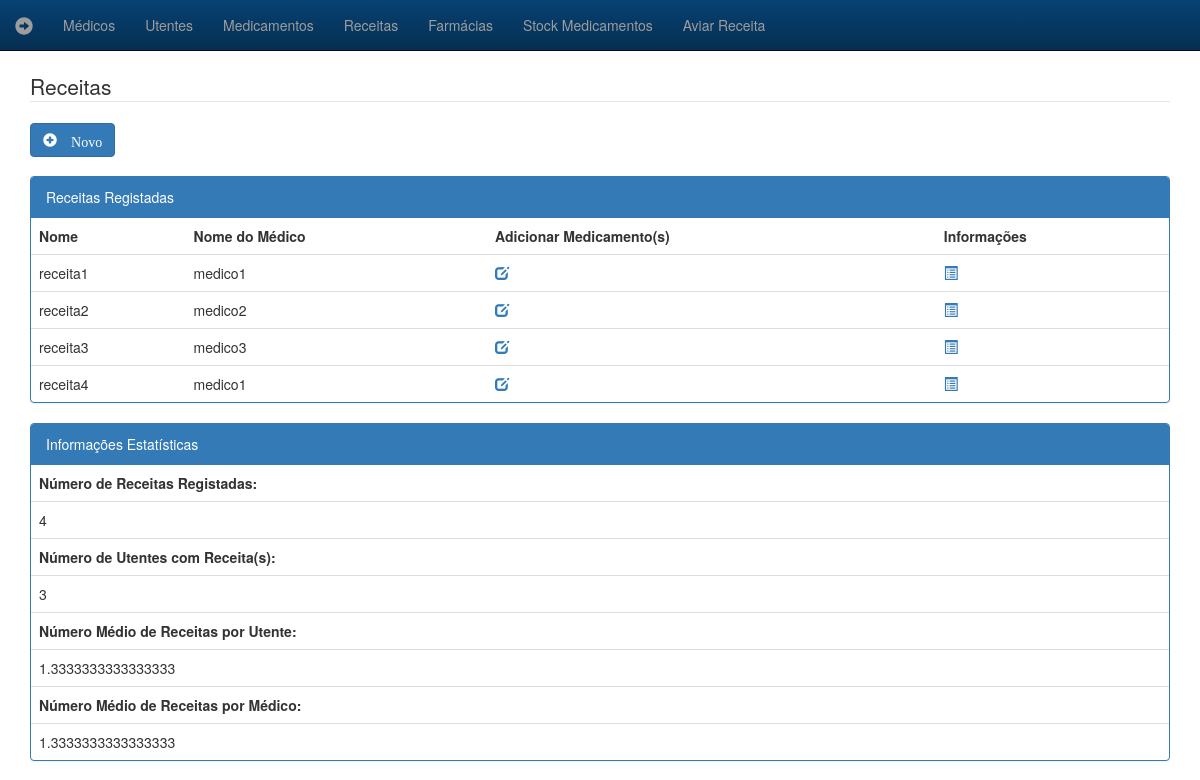
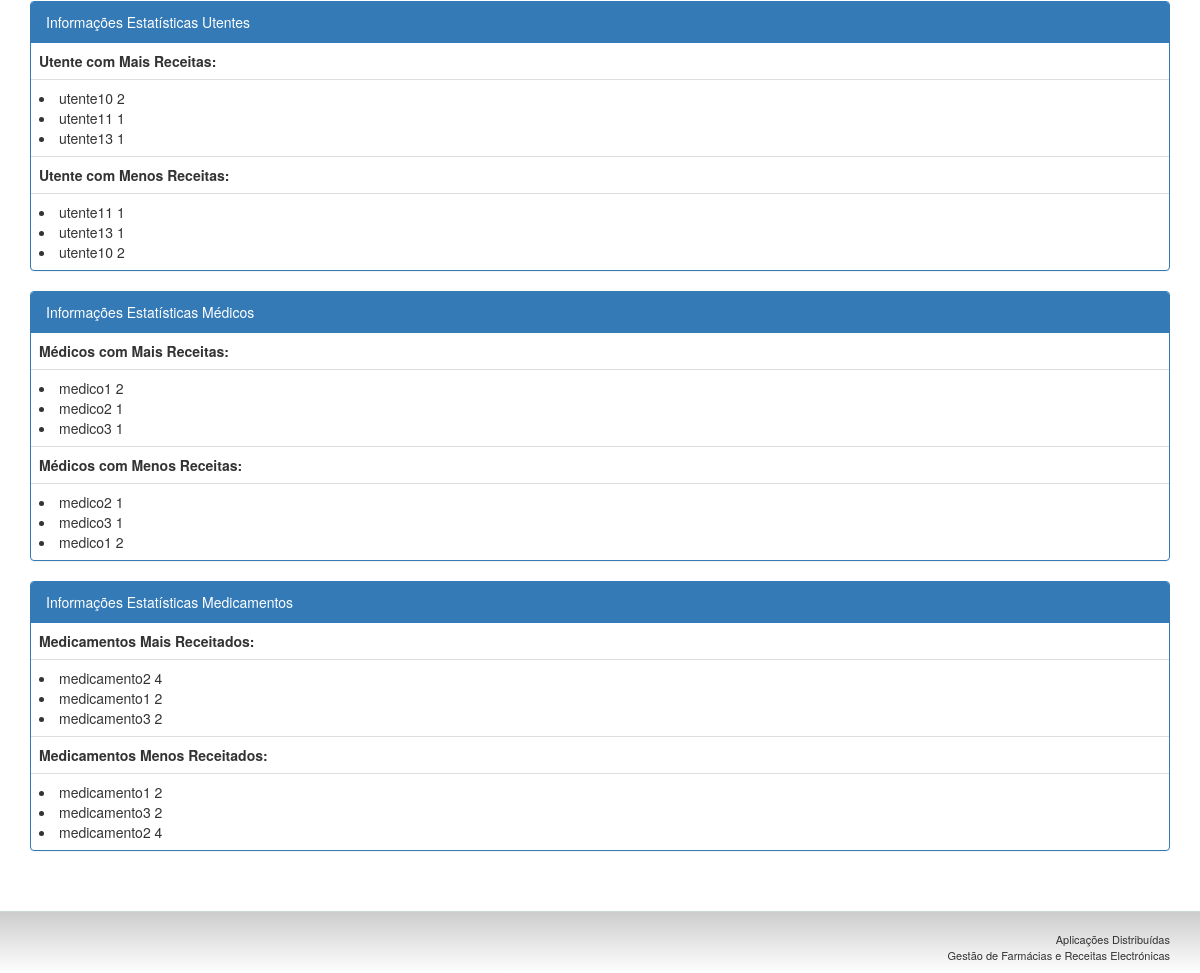
/receitas, run on the app's committed database (2 pictures, top to bottom).
### coredrca/models.py (models this page shows, shortened)
class Receita(models.Model):
    nome = models.CharField(max_length=30, primary_key=True)
    idMedico = models.ForeignKey(Medico, Medico)
    idUtente = models.ForeignKey(Utente, Utente)

class Medico(models.Model):
    nome = models.CharField(validators=[validate_domainonly_nome],max_length=30, primary_key=True)
    morada = models.CharField(max_length=150)
    telefone = models.CharField(max_length=15)
    especialidade = models.CharField(max_length=130)
    def __str__(self):
        return self.nome

### coredrca/views.py (the view)
# urls.py: url(r'^receitas$', views.receitas, name='receita'),
def receitas(request):
    template = loader.get_template('receitas.html')
    receitas = Receita.objects.all()
    numR = Receita.objects.aggregate(numR=Count('nome', distinct=True))
    numRec = numR.values()
    numU=Receita.objects.aggregate(num=Count('idUtente', distinct=True))
    numUte = (numU).values()
    MedRU = float(numR['numR'])/float(numU['num'])
    numReU=Receita.objects.values('idUtente').annotate(count=Count("idUtente"))
    nReUte=numReU.order_by('-count')
    numReUt=list(nReUte)
    numReUte=numReUt[0:3]
    nReUteMenos = numReU.order_by('count')
    numReUt = list(nReUteMenos)
    numReUteMe = numReUt[0:3]
    numReMedi = Receita.objects.values('idMedico').annotate(count=Count("idMedico"))
    nReMe = numReMedi.order_by('-count')
    numReM = list(nReMe)
    numReMedico = numReM[0:3]
    nReMeMenos = numReMedi.order_by('count')
    numReMen = list(nReMeMenos)
    numReMedicMenos = numReMen[0:3]
    numReMedicamen = MedReceita.objects.values('nome').annotate(count=Sum("quant"))
    numReMedica = numReMedicamen.order_by('-count')
    numReMedicam = list(numReMedica)
    numReMedicamento = numReMedicam[0:3]
    nReMediMenos = numReMedicamen.order_by('count')
    numReMenMedi = list(nReMediMenos)
    numReMedicaMenos = numReMenMedi[0:3]
    numM = Receita.objects.aggregate(num=Count('idMedico', distinct=True))
    MedRM = float(numR['numR']) / float(numM['num'])
    context = {'receitas':receitas, 'numRec':numRec, 'numUte':numUte, 'MedRU':MedRU, 'numReUte':numReUte, 'numReUteMe':numReUteMe, 'numReMedico':numReMedico, 'numReMedicMenos':numReMedicMenos, 'numReMedicamento':numReMedicamento, 'numReMedicaMenos':numReMedicaMenos, 'MedRM':MedRM}
    return HttpResponse(template.render(context))

### coredrca/templates/receitas.html (shortened to what this page needs)
{% extends "base.html" %}
{% block conteudo %}
      <legend>Receitas</legend>
        <div class="row">
          <div class="col-md-2">
            <a href="cadastro-receitas.html"><button type="button" class="btn btn-primary glyphicon glyphicon-plus-sign"> Novo </button></a>
</div>
        </div>
        <div class="row">
          <div class="col-md-12">
          <br>
            <div class="panel panel-primary">
              <div class="panel-heading">Receitas Registadas</div>
              <table class="table">
                  <tr>
                    <th>Nome</th>
                    <th>Nome do Médico</th>
                    <th>Adicionar Medicamento(s)</th>
                    <th>Informações</th>
                  </tr>
                  {%for receita in receitas%}
                  <tr>
                    <td>{{receita.nome}}</td>
                    <td>{{receita.idMedico}}</td>
                    <td ><a href="cadastro-medrec.html" class="glyphicon glyphicon-edit"></a></td>
                    <td ><a href="{% url 'inforec' nome=receita.nome %}"class="glyphicon glyphicon-list-alt"></a></td>
                  </tr>
                  {% endfor %}
              </table>
            </div>
          </div>
        </div>
<div class="row">
          <div class="col-md-12">
            <div class="panel panel-primary">
              <div class="panel-heading">Informações Estatísticas</div>
              <table class="table">
                  <tr>
                    <th>Número de Receitas Registadas:</th>
                  </tr>
    {%for numRec in numRec%}
                  <tr>
                    <td>
                        {{numRec}}
                    </td>
                  </tr>
            {% endfor %}
                  <tr>
                    <th>Número de Utentes com Receita(s):</th>
                  </tr>
    {%for numUte in numUte%}
                  <tr>
                    <td>
                    {{numUte}}
                    </td>
                  </tr>
            {% endfor %}
                   <tr>
                    <th>Número Médio de Receitas por Utente:</th>
                  </tr>
                  <tr>
                    <td>
                    {{MedRU}}
                    </td>
                  </tr>
                <tr><th>Número Médio de Receitas por Médico:</th></tr>
                  <tr><td>{{MedRM}}</td></tr>
              </table>
 </div>
          </div> </div>
<div class="row">
          <div class="col-md-12">
            <div class="panel panel-primary">
              <div class="panel-heading">Informações Estatísticas Utentes</div>
              <table class="table">
                   <tr>
                    <th>Utente com Mais Receitas:</th>
                  </tr>
                  <tr>
                    <td>
                        {%for numReUte in numReUte%}
                        <li>
{%for numReUte in numReUte.values%}
                            {{numReUte}}
{% endfor %}</li>{% endfor %}
                    </td>
                  </tr>
                  <tr>
                    <th>Utente com Menos Receitas:</th>
                  </tr>
                  <tr>
                    <td>
                        {%for numReUteMe in numReUteMe%}
                        <li>
{%for numReUteMe in numReUteMe.values%}
                            {{numReUteMe}}
{% endfor %}</li>{% endfor %}
                    </td>
                  </tr>
              </table>
 </div>
          </div> </div>
<div class="row">
          <div class="col-md-12">
            <div class="panel panel-primary">
              <div class="panel-heading">Informações Estatísticas Médicos</div>
              <table class="table">
                    <tr>
                    <th>Médicos com Mais Receitas:</th>
                  </tr>
                  <tr>
                    <td>
                        {%for numReMedico in numReMedico%}
                <li> {%for numReMedico in numReMedico.values%}
                           {{numReMedico}}
{% endfor %}</li>{% endfor %}
                    </td>
                  </tr>
                  <tr>
                    <th>Médicos com Menos Receitas:</th>
                  </tr>
                  <tr>
                    <td>
                        {%for numReMedicMenos in numReMedicMenos%}
                <li> {%for numReMedicMenos in numReMedicMenos.values%}
                           {{numReMedicMenos}}
{% endfor %}</li>{% endfor %}
                    </td>
                  </tr>
              </table>
 </div>
          </div> </div>
<div class="row">
          <div class="col-md-12">
            <div class="panel panel-primary">
              <div class="panel-heading">Informações Estatísticas Medicamentos</div>
              <table class="table">
   <tr><th>Medicamentos Mais Receitados:</th></tr>
                  <tr><td>
                        {%for numReMedicamento in numReMedicamento%}
                <li> {%for numReMedicamento in numReMedicamento.values%}{{numReMedicamento}}
{% endfor %}</li>{% endfor %}
                    </td>
                  </tr>
                  <th>Medicamentos Menos Receitados:</th>
                  <tr>
                    <td>
                        {%for numReMedicaMenos in numReMedicaMenos%}
                <li> {%for numReMedicaMenos in numReMedicaMenos.values%}
                           {{numReMedicaMenos}}
{% endfor %}</li>{% endfor %}
                    </td>
                  </tr>
              </table>
 </div>
          </div> </div>
{% endblock %}

### data on the page
Receita: nome "receita1", idMedico "medico1"
Receita: nome "receita2", idMedico "medico2"
Receita: nome "receita3", idMedico "medico3"
Receita: nome "receita4", idMedico "medico1"

### other printed values
{{ numRec }} "4"
{{ numUte }} "3"
{{ MedRU }} "1.3333333333333333"
{{ MedRM }} "1.3333333333333333"
{{ numReUte }} "utente10" "2" "utente11" "1" "utente13" "1"
{{ numReUteMe }} "utente11" "1" "utente13" "1" "utente10" "2"
{{ numReMedico }} "medico1" "2" "medico2" "1" "medico3" "1"
{{ numReMedicMenos }} "medico2" "1" "medico3" "1" "medico1" "2"
{{ numReMedicamento }} "medicamento2" "4" "medicamento1" "2" "medicamento3" "2"
{{ numReMedicaMenos }} "medicamento1" "2" "medicamento3" "2" "medicamento2" "4"
